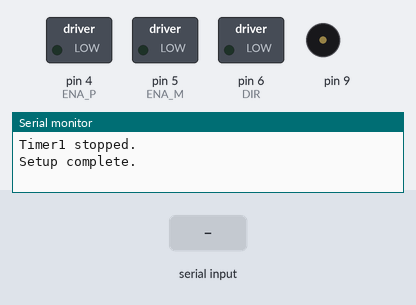
Simulated run of this sketch. Board: Arduino Uno, built with avr-gcc and run on an emulated ATmega328P. On the bench: switched loads named in the sketch (green lamp = pin HIGH), buzzer (waves = sounding), the last lines printed to the serial monitor. Inputs (shaded band) come from the test bench. Pins used as bus, display or sensor lines are not drawn.

Above: at 1.2 s.
1.3 s: "start\n" received over Serial
At 1.9 s:
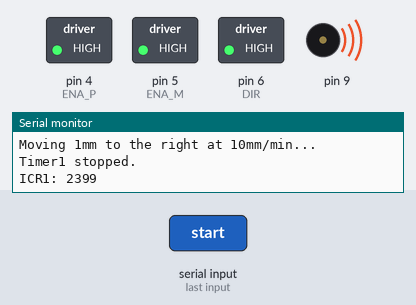
At 7.5 s:
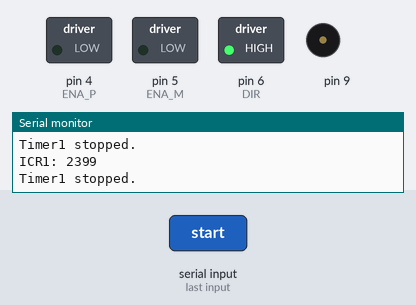
Timing chart, 0 to 8.8 s (numbered marks = the images above; inputs shaded):
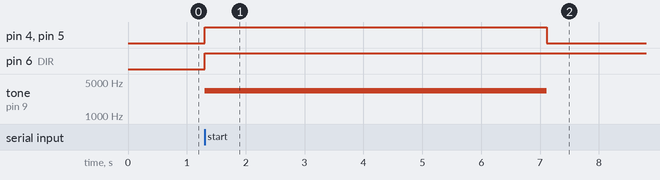

Measured:
- after the input at 1.3 s, pin 4 (ENA_P), pin 5 (ENA_M): LOW → HIGH at once, → LOW 5.8 s later; pin 6 (DIR): LOW → HIGH at once; tone on pin 9: silent → 3333 Hz at once, → silent 5.8 s later

The sketch:

final_only_ard.ino
```cpp
#include <Arduino.h>

// 데이터 수신 플래그
volatile bool dataReady = false;
volatile bool stopMotorFlag = false;

int DIR = 6;    // Direction pin
int ENA_P = 4;  // Enable Pin
int ENA_M = 5;  // Enable Pin

int directionCode = 0;
float frequency = 0.0;

void setup() {
  Serial.begin(9600); // 시리얼 통신 초기화

  pinMode(DIR, OUTPUT);
  pinMode(ENA_P, OUTPUT);
  pinMode(ENA_M, OUTPUT);
  pinMode(9, OUTPUT); // OC1A 핀 설정 (PWM 출력)

  digitalWrite(ENA_P, LOW);
  digitalWrite(ENA_M, LOW);
  digitalWrite(DIR, LOW);

  // Timer1 초기화
  stopTimer1(); // 🔥 타이머 정지 함수 호출

  Serial.println("Setup complete.");
}

void loop() {
  // 시리얼 입력 처리
  if (Serial.available() > 0) {
    String input = Serial.readStringUntil('\n');  // 개행 문자('\n')까지 입력 받음
    input.trim();  // 불필요한 공백 제거

    if (input == "start") {
      moveRight1mm();
      return;
    }

    // 입력을 <주파수> <방향> 형식으로 받음
    int spaceIndex = input.indexOf(' ');
    if (spaceIndex != -1) {
      frequency = input.substring(0, spaceIndex).toFloat();
      directionCode = input.substring(spaceIndex + 1).toInt();

      Serial.print("Received Frequency: ");
      Serial.println(frequency);
      Serial.print("Received Direction: ");
      Serial.println(directionCode);

      if (directionCode < 0 || directionCode > 2) {
        Serial.println("Invalid direction code. Use 0 (stop), 1 (left), 2 (right).");
        return;
      }

      stopMotorFlag = (directionCode == 0);
      dataReady = true;
    } else {
      Serial.println("Invalid input format. Use: <frequency> <direction>");
    }
  }

  // 데이터 수신 시 처리
  if (dataReady) {
    dataReady = false; // 🔥 중복 실행 방지

    if (frequency > 0) {
      if (directionCode == 1) mode("left");
      else if (directionCode == 2) mode("right");
      else if (directionCode == 0) mode("stop");

      if (!stopMotorFlag) {
        if (frequency > 0 && frequency <= 1000) {
          setCTCMode(frequency);
        } else if (frequency > 1000) {
          setFastPWMMode(frequency);
        } else {
          Serial.println("Invalid frequency received.");
        }
      }
    }
  }
}

// ✅ **타이머 완전 정지 함수 추가**
void stopTimer1() {
  TCCR1A = 0; // 타이머 설정 초기화
  TCCR1B = 0;  // 타이머 클럭 정지
  TCNT1 = 0;  // 타이머 카운터 초기화

  Serial.println("Timer1 stopped.");
}

// ✅ **CTC 모드 설정 (1000Hz 이하 주파수 처리)**
void setCTCMode(float frequency) {
  stopTimer1(); // 🔥 타이머를 먼저 정지
  TCCR1A = (1 << COM1A0);  // 9번 핀 토글로 사용
  TCCR1B = (1 << WGM12) | (1 << CS12) | (1 << CS10); // CTC 모드, 분주비 1024
  OCR1A = (16000000 / (1024 * frequency)) - 1;

  Serial.print("OCR1A (Corrected): ");
  Serial.println(OCR1A);
}

// ✅ **Fast PWM 모드 설정 (1000Hz 초과 주파수 처리)**
void setFastPWMMode(float frequency) {
  stopTimer1(); // 🔥 타이머를 먼저 정지
  TCCR1A = 0;
  TCCR1B = 0;
  TCCR1A = (1 << COM1A0);
  TCCR1B = (1 << WGM13) | (1 << WGM12) | (1 << CS10); // Fast PWM 모드, 분주비 1
  ICR1 = (16000000 / frequency) - 1;

  Serial.print("ICR1: ");
  Serial.println(ICR1);
}

// ✅ **모터 제어 함수**
void mode(String s) {
  if (s == "left") {
    digitalWrite(ENA_P, HIGH);
    digitalWrite(ENA_M, HIGH);
    delayMicroseconds(5);
    digitalWrite(DIR, LOW);
    delayMicroseconds(5);
  } else if (s == "right") {
    digitalWrite(ENA_P, HIGH);
    digitalWrite(ENA_M, HIGH);
    delayMicroseconds(5);
    digitalWrite(DIR, HIGH);
    delayMicroseconds(5);
  } else if (s == "stop") {
    stopMotorFlag = true;
    digitalWrite(ENA_P, LOW);
    digitalWrite(ENA_M, LOW);
  }
}

// ✅ **1mm 이동 함수**
void moveRight1mm() {
  Serial.println("Moving 1mm to the right at 10mm/min...");
  mode("right"); // 오른쪽 방향 설정
  setFastPWMMode(6666.667);
  delay(5800);
  mode("stop");
  stopTimer1();
}
```
